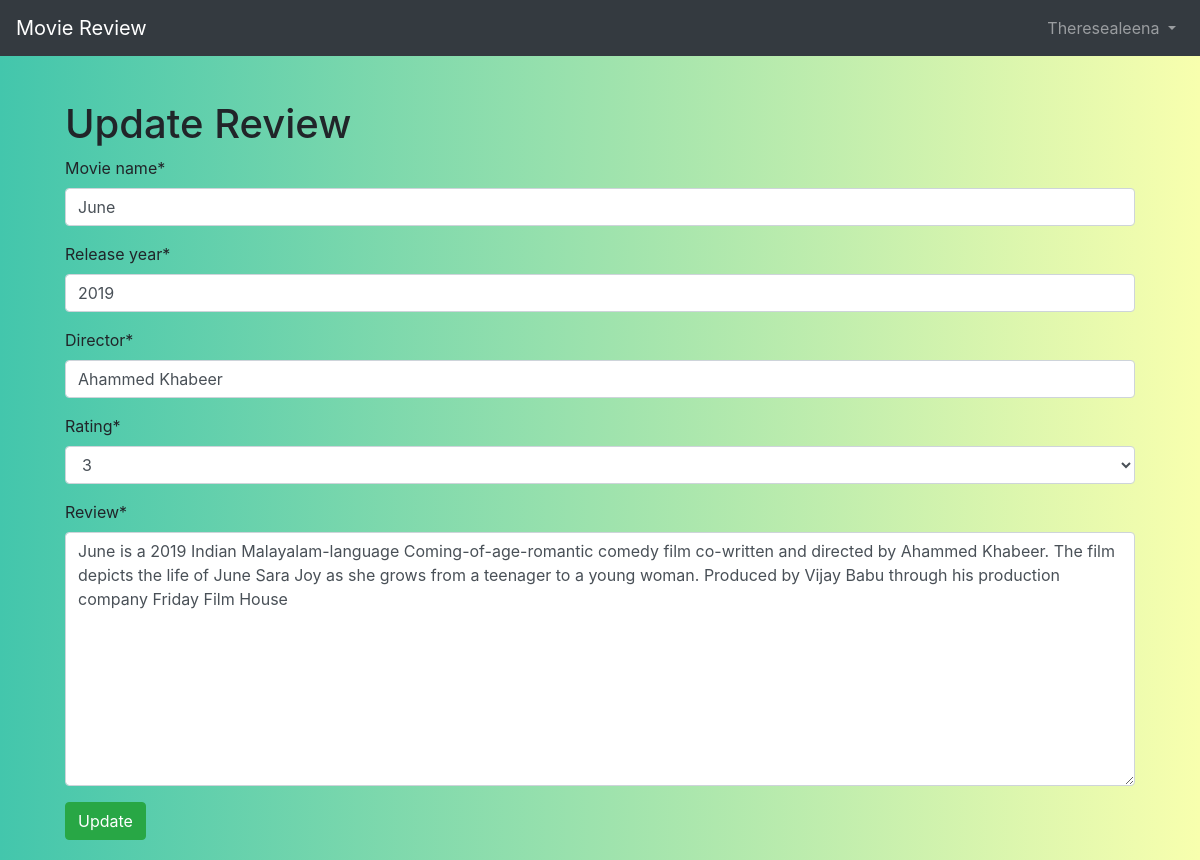
The page /update/6/ (signed in) on the database its author committed.
### users/models.py (models this page shows)
class CustomUser(AbstractUser):
	age = models.PositiveIntegerField(null=True, blank=True)

### ratings/models.py (models this page shows, shortened)
class Ratings(models.Model):
	rating = [('*','1'),
	        ('**','2'),
	        ('***','3'),
	        ('****','4'),
	         ('*****','5')]
	movie_name = models.CharField(max_length=50)
	release_year = models.CharField(max_length=4)
	director = models.CharField(max_length=30)
	review = models.TextField()
	author = models.ForeignKey(
		get_user_model(),
		on_delete=models.CASCADE,)
	rating = models.CharField(max_length=5, choices=rating, default='1')
	poster = models.ImageField(upload_to='poster/', blank =True)

### ratings/views.py (the view)
# urls.py: path('update/<int:pk>/',UpdateRatingView.as_view(),name ='update'),
class UpdateRatingView(LoginRequiredMixin,UserPassesTestMixin,UpdateView):
	model = Ratings
	template_name = 'update.html'
	fields = ['movie_name','release_year','director','rating','review']
	def test_func(self):
		obj = self.get_object()
		return obj.author == self.request.user

### templates/update.html (shortened to what this page needs)
{% extends 'base.html' %}
{% load crispy_forms_tags %}
{% block body %}
<div class ="card-body">
	<h1>Update Review</h1>
<form action="" method ="post">{% csrf_token %}
{{ form|crispy }}
<button class="btn btn-success" type="submit">Update</button>
</form>
</div>
{% endblock body %}

### templates/base.html (shortened to what this page needs)
{% load static %}
<!DOCTYPE html>
<html lang="en">
  <head>
    <link rel="stylesheet" href="{% static 'css/base.css' %}">
    <link href="https://stackpath.bootstrapcdn.com/bootstrap/4.3.1/css/bootstrap.min.css" rel="stylesheet">
  </head>
  <body>
    <nav class="navbar navbar-expand-md navbar-dark bg-dark mb-4">
      <a class="navbar-brand" href="{% url 'home' %}">Movie Review</a>
      <div class="collapse navbar-collapse" id="navbarCollapse">
        {% if user.is_authenticated %}
          <ul class="navbar-nav ml-auto">
            <li class="nav-item">
              <a class="nav-link dropdown-toggle" href="#" id="userMenu"\\
              data-toggle="dropdown" aria-haspopup="true" aria-expanded\\
              ="false">
                {{ user.username }}
              </a>
            </li>
          </ul>
        {% endif %}
      </div>
    </nav>
    <div class="container">
      {% block body %}
      {% endblock body %}
    </div>
  </body>
</html>

### static/css/base.css (style rules this page uses)
body { background: linear-gradient(to right, #43c6ac, #f8ffae); height: 100%; margin: 0; background-repeat: no-repeat; background-attachment: fixed; }

### rows shown on the page
CustomUser: username "Theresealeena"
Ratings: movie_name "June", release_year "2019", director "Ahammed Khabeer", rating "3", review "June is a 2019 Indian Malayalam-language Coming-of-age-romantic comedy film co-written and directed by Ahammed Khabeer. The film depicts the life of June Sara Joy as she grows from a teenager to a young woman. Produced by Vijay Babu through his production company Friday Film House"
